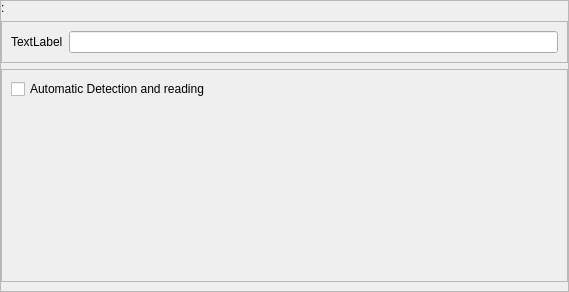
<?xml version="1.0" encoding="UTF-8"?>
<ui version="4.0">
 <class>MainWindow</class>
 <widget class="QMainWindow" name="MainWindow">
  <property name="geometry">
   <rect>
    <x>0</x>
    <y>0</y>
    <width>569</width>
    <height>292</height>
   </rect>
  </property>
  <property name="windowTitle">
   <string>MainWindow</string>
  </property>
  <widget class="QWidget" name="centralwidget">
   <layout class="QVBoxLayout" name="verticalLayout">
    <property name="margin">
     <number>0</number>
    </property>
    <item>
     <widget class="QFrame" name="frame">
      <property name="frameShape">
       <enum>QFrame::StyledPanel</enum>
      </property>
      <property name="frameShadow">
       <enum>QFrame::Raised</enum>
      </property>
      <property name="class" stdset="0">
       <string>PeripheralCollection</string>
      </property>
      <layout class="QVBoxLayout" name="verticalLayout_2">
       <property name="leftMargin">
        <number>0</number>
       </property>
       <property name="topMargin">
        <number>0</number>
       </property>
       <property name="rightMargin">
        <number>0</number>
       </property>
       <item>
        <widget class="QLabel" name="dataLabel">
         <property name="sizePolicy">
          <sizepolicy hsizetype="Preferred" vsizetype="Maximum">
           <horstretch>0</horstretch>
           <verstretch>0</verstretch>
          </sizepolicy>
         </property>
         <property name="text">
          <string>:</string>
         </property>
        </widget>
       </item>
       <item>
        <widget class="QFrame" name="frame_2">
         <property name="frameShape">
          <enum>QFrame::StyledPanel</enum>
         </property>
         <property name="frameShadow">
          <enum>QFrame::Raised</enum>
         </property>
         <property name="class" stdset="0">
          <string>PeripheralCollectionInner</string>
         </property>
         <layout class="QGridLayout" name="gridLayout">
          <item row="0" column="0">
           <widget class="QLabel" name="label">
            <property name="text">
             <string>TextLabel</string>
            </property>
           </widget>
          </item>
          <item row="0" column="1">
           <widget class="QLineEdit" name="consumerKey"/>
          </item>
         </layout>
        </widget>
       </item>
       <item>
        <widget class="QFrame" name="frame_3">
         <property name="sizePolicy">
          <sizepolicy hsizetype="Preferred" vsizetype="MinimumExpanding">
           <horstretch>0</horstretch>
           <verstretch>0</verstretch>
          </sizepolicy>
         </property>
         <property name="frameShape">
          <enum>QFrame::StyledPanel</enum>
         </property>
         <property name="frameShadow">
          <enum>QFrame::Raised</enum>
         </property>
         <property name="class" stdset="0">
          <string>PeripheralCollectionInner</string>
         </property>
         <layout class="QGridLayout" name="gridLayout_2">
          <item row="1" column="0">
           <widget class="QLabel" name="autoLabel">
            <property name="sizePolicy">
             <sizepolicy hsizetype="Preferred" vsizetype="MinimumExpanding">
              <horstretch>0</horstretch>
              <verstretch>0</verstretch>
             </sizepolicy>
            </property>
            <property name="text">
             <string/>
            </property>
           </widget>
          </item>
          <item row="0" column="0">
           <widget class="QCheckBox" name="autoBox">
            <property name="text">
             <string>Automatic Detection and reading</string>
            </property>
           </widget>
          </item>
         </layout>
        </widget>
       </item>
      </layout>
     </widget>
    </item>
   </layout>
  </widget>
  <widget class="QMenuBar" name="menubar">
   <property name="geometry">
    <rect>
     <x>0</x>
     <y>0</y>
     <width>569</width>
     <height>25</height>
    </rect>
   </property>
  </widget>
 </widget>
 <resources/>
 <connections/>
 <slots>
  <slot>read()</slot>
  <slot>write()</slot>
  <slot>readUID()</slot>
 </slots>
</ui>
